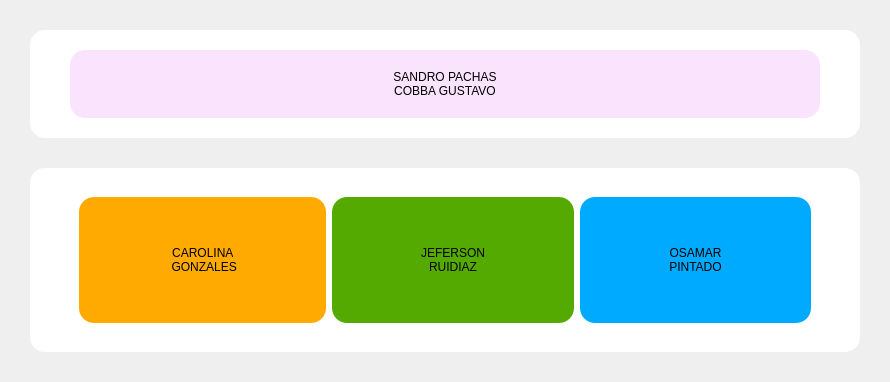
            <widget class="QWidget" name="pageHome">
             <layout class="QVBoxLayout" name="verticalLayout_5">
              <property name="spacing">
               <number>30</number>
              </property>
              <property name="leftMargin">
               <number>30</number>
              </property>
              <property name="topMargin">
               <number>30</number>
              </property>
              <property name="rightMargin">
               <number>30</number>
              </property>
              <property name="bottomMargin">
               <number>30</number>
              </property>
              <item>
               <widget class="QFrame" name="frame_9">
                <property name="styleSheet">
                 <string notr="true">padding:20px 40px;
background:#fff;
border-radius:15px</string>
                </property>
                <property name="frameShape">
                 <enum>QFrame::StyledPanel</enum>
                </property>
                <property name="frameShadow">
                 <enum>QFrame::Raised</enum>
                </property>
                <layout class="QVBoxLayout" name="verticalLayout_10">
                 <property name="spacing">
                  <number>0</number>
                 </property>
                 <property name="leftMargin">
                  <number>0</number>
                 </property>
                 <property name="topMargin">
                  <number>0</number>
                 </property>
                 <property name="rightMargin">
                  <number>0</number>
                 </property>
                 <property name="bottomMargin">
                  <number>0</number>
                 </property>
                 <item>
                  <widget class="QLabel" name="label_7">
                   <property name="styleSheet">
                    <string notr="true">background-color:#fae3fd;</string>
                   </property>
                   <property name="text">
                    <string>SANDRO PACHAS 
COBBA GUSTAVO</string>
                   </property>
                   <property name="alignment">
                    <set>Qt::AlignCenter</set>
                   </property>
                  </widget>
                 </item>
                </layout>
               </widget>
              </item>
              <item>
               <widget class="QFrame" name="frame_10">
                <property name="styleSheet">
                 <string notr="true">padding:20px 40px;
background:#fff;
border-radius:15px</string>
                </property>
                <property name="frameShape">
                 <enum>QFrame::StyledPanel</enum>
                </property>
                <property name="frameShadow">
                 <enum>QFrame::Raised</enum>
                </property>
                <layout class="QHBoxLayout" name="horizontalLayout_8">
                 <item>
                  <widget class="QFrame" name="frame_11">
                   <property name="styleSheet">
                    <string notr="true">background-color: rgb(255, 170, 0);</string>
                   </property>
                   <property name="frameShape">
                    <enum>QFrame::StyledPanel</enum>
                   </property>
                   <property name="frameShadow">
                    <enum>QFrame::Raised</enum>
                   </property>
                   <layout class="QVBoxLayout" name="verticalLayout_11">
                    <item>
                     <widget class="QLabel" name="label_4">
                      <property name="text">
                       <string>CAROLINA 
 GONZALES</string>
                      </property>
                      <property name="alignment">
                       <set>Qt::AlignCenter</set>
                      </property>
                     </widget>
                    </item>
                   </layout>
                  </widget>
                 </item>
                 <item>
                  <widget class="QFrame" name="frame_12">
                   <property name="styleSheet">
                    <string notr="true">background-color: rgb(85, 170, 0);</string>
                   </property>
                   <property name="frameShape">
                    <enum>QFrame::StyledPanel</enum>
                   </property>
                   <property name="frameShadow">
                    <enum>QFrame::Raised</enum>
                   </property>
                   <layout class="QVBoxLayout" name="verticalLayout_12">
                    <item>
                     <widget class="QLabel" name="label_5">
                      <property name="text">
                       <string>JEFERSON 
RUIDIAZ</string>
                      </property>
                      <property name="alignment">
                       <set>Qt::AlignCenter</set>
                      </property>
                     </widget>
                    </item>
                   </layout>
                  </widget>
                 </item>
                 <item>
                  <widget class="QFrame" name="frame_13">
                   <property name="styleSheet">
                    <string notr="true">background-color: rgb(0, 170, 255);</string>
                   </property>
                   <property name="frameShape">
                    <enum>QFrame::StyledPanel</enum>
                   </property>
                   <property name="frameShadow">
                    <enum>QFrame::Raised</enum>
                   </property>
                   <layout class="QVBoxLayout" name="verticalLayout_13">
                    <item>
                     <widget class="QLabel" name="label_6">
                      <property name="text">
                       <string>OSAMAR 
PINTADO</string>
                      </property>
                      <property name="alignment">
                       <set>Qt::AlignCenter</set>
                      </property>
                     </widget>
                    </item>
                   </layout>
                  </widget>
                 </item>
                </layout>
               </widget>
              </item>
             </layout>
            </widget>
